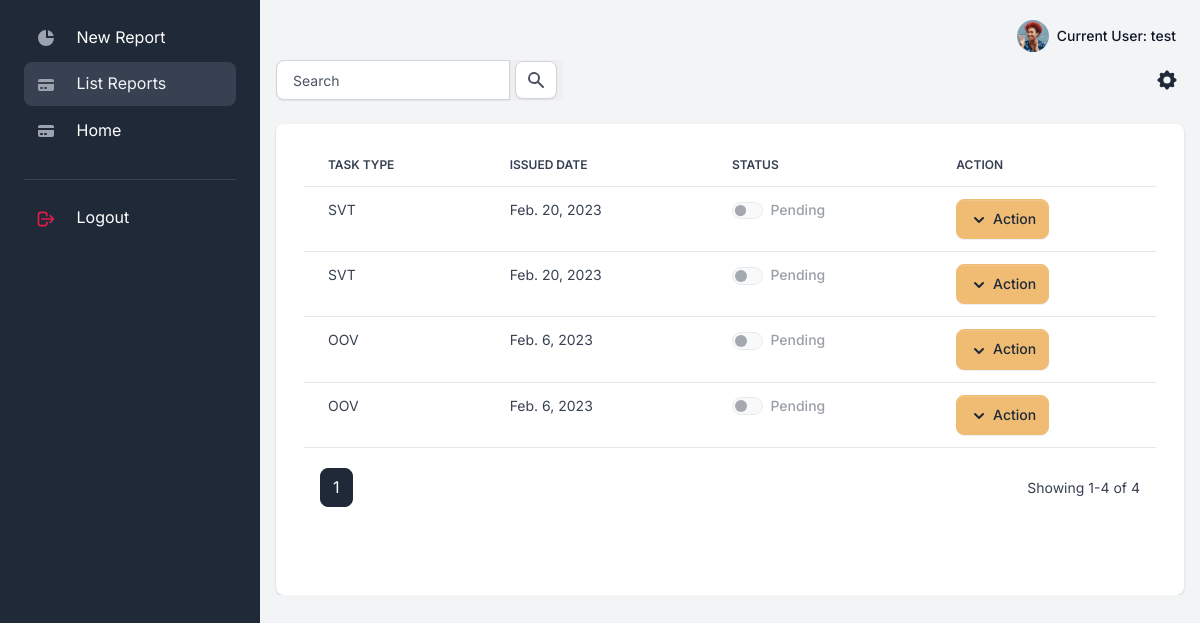
Before: /reports/list (signed in) with the older database file.
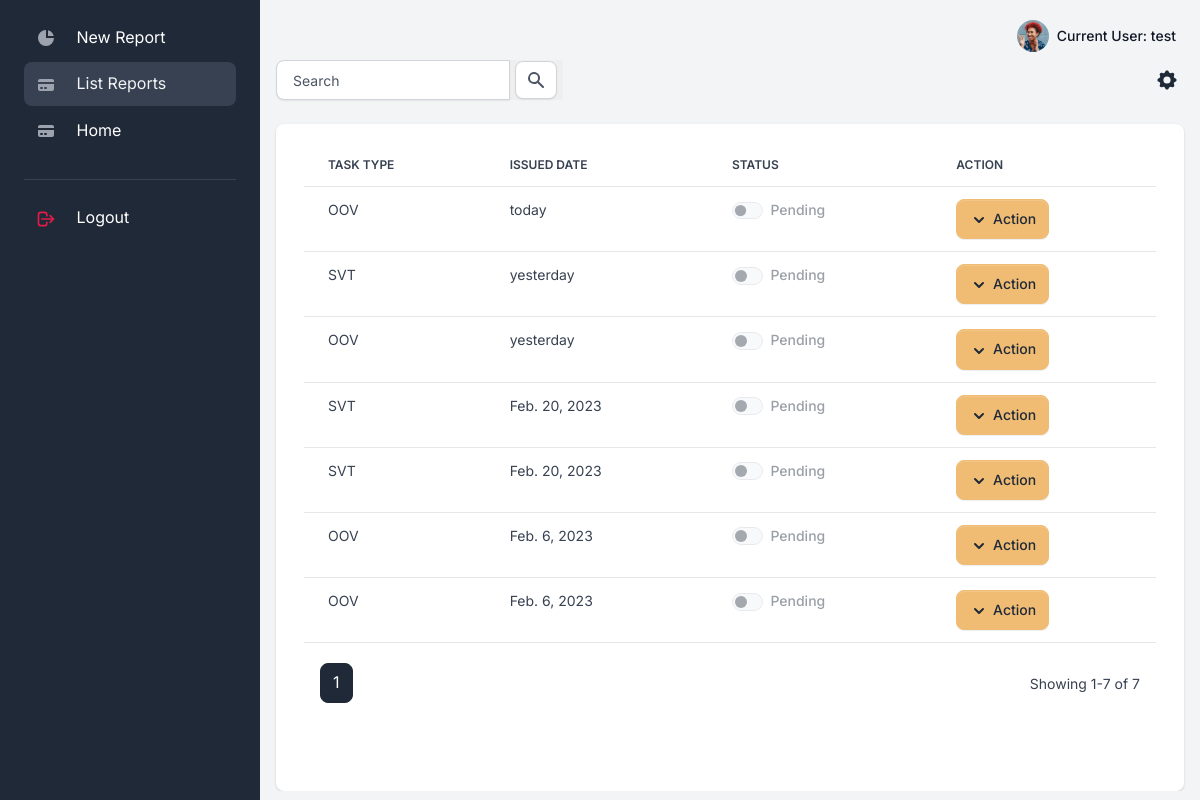
After: the same page with the newer database file.
### apps/reports/models.py (models this page shows, shortened)
class Report(Model):
    STATUS_CHOICES= (
    ('Pending', 'Pending'),
    ('Approved', 'Approved'),
    )
    id=AutoField(primary_key=True,editable=False)
    owner = ForeignKey(Employee,on_delete=SET_NULL,null=True)
    task_type=ForeignKey(Task_type,on_delete=SET_NULL,null=True)
    created_at=DateTimeField(auto_now_add=True)
    status=CharField(max_length=50,choices=STATUS_CHOICES,default='Pending')
    description=TextField(null=True)

class Task_type(Model):
    id=AutoField(primary_key=True,editable=False)
    job_title=ForeignKey(Job_title,on_delete=CASCADE,null=True)
    type = CharField(max_length=50,null=True)
    def __str__(self):
        return self.type

### apps/reports/views.py (the view)
# urls.py: path('list',views.ReportListView.as_view(),name='list'),
class ReportListView(LoginRequiredMixin, View):
    template_name = 'reports/report_list.html'
    paginate_by = 10
    def get(self, request):
        department = Department.objects.all().values_list('department', flat=True)
        strval = request.GET.get("search", False)
        if request.user.is_authenticated:
            if strval:
                query = Q(description__icontains=strval)
                query.add(Q(owner__user__first_name__icontains=strval), Q.OR)
                query.add(Q(owner__user__last_name__icontains=strval), Q.OR)
                query.add(Q(task_type__type__icontains=strval), Q.OR)
                query.add(Q(owner__user=self.request.user), Q.AND)
                report_list = Report.objects.filter(query).select_related().order_by('-created_at')
            else:
                report_list = Report.objects.filter(owner__user=self.request.user).order_by('-created_at')
            paginator = Paginator(report_list, self.paginate_by)
            page_number = request.GET.get('page')
            page_obj = paginator.get_page(page_number)
            context = {
                'page_obj':page_obj,
                'search': strval,
            }
            return render(request, self.template_name, context)

### apps/context_processors.py (called while the page is built)
def cfg_assets_root(request):
    return { 'ASSETS_ROOT' : settings.ASSETS_ROOT }

### apps/reports/models.py (called while the page is built)
    @property
    def fullname(self):
        return self.user.first_name +" "+self.user.last_name

### apps/reports/templatetags/auth_extras.py (called while the page is built)
@register.filter(name='has_group')
def has_group(user, group_name):
    group = Group.objects.get(name=group_name)
    return True if group in user.groups.all() else False

### apps/templates/reports/report_list.html (shortened to what this page needs)
{% extends "layouts/base.html" %}
{% block content %}
{% load humanize %}
  <div class="table-settings mb-4">
      <div class="row align-items-center justify-content-between">
          <div class="col col-md-6 col-lg-3 col-xl-4">
            <form>
            <div class="input-group">
                <input type="text" class="form-control"  placeholder="Search"  name="search"  {% if search %} value="{{ search }}" {% endif %}>
                <button type="submit" style="border: none;">
                <span class="input-group-text" id="basic-addon2">
                    <svg class="icon icon-xs text-gray-600" fill="currentColor" viewBox="0 0 20 20" xmlns="http://www.w3.org/2000/svg"><path fill-rule="evenodd" d="M8 4a4 4 0 100 8 4 4 0 000-8zM2 8a6 6 0 1110.89 3.476l4.817 4.817a1 1 0 01-1.414 1.414l-4.816-4.816A6 6 0 012 8z" clip-rule="evenodd"></path></svg>
                </span>
                </button>
            </div>
        </form>
          </div>
          <div class="col-4 col-md-2 col-xl-1 ps-md-0 text-end">
              <div class="dropdown">
                  <button class="btn btn-link text-dark dropdown-toggle dropdown-toggle-split m-0 p-1" data-bs-toggle="dropdown" aria-haspopup="true" aria-expanded="false">
                  </button>
              </div>
          </div>
      </div>
  </div>
  <div class="card card-body border-0 shadow table-wrapper table-responsive">
    <div class="container-fluid">
        <div class="row mb-5">
      <table class="table table-hover">
          <thead>
              <tr>
                  <th class="border-gray-200">Task Type</th>
                  <th class="border-gray-200">Issued Date</th>
                  <th class="border-gray-200">Status</th>
                  <th class="border-gray-200">Action</th>
              </tr>
          </thead>
          <tbody>
              {% if page_obj%}
              {% for report in page_obj %}
                        <tr>
                            <td><span class="fw-normal">{{report.task_type}}</span></td>
                            <td><span class="fw-normal">{{report.created_at|naturalday}}</span></td>
                            <td>
                                <span class="form-check form-switch">
                                    {% if report.status == 'Approved' %}
                                    <input class="form-check-input" type="checkbox" id="flexSwitchCheckChecked"  checked style="background-color: green;"  disabled>
                                    <label class="form-check-label" for="flexSwitchCheckChecked">Approved</label>
                                    {% else %}
                                    <input class="form-check-input" type="checkbox" id="flexSwitchCheckChecked" disabled>
                                    <label class="form-check-label" for="flexSwitchCheckChecked">Pending</label>
                                    {% endif %}
                                </span>
                            </td>
                            <td>
                                <div class="btn-group">
                                    <button type="button" class="btn btn-secondary dropdown-toggle dropdown-toggle-split" id="dropdownMenuReference" data-bs-toggle="dropdown" aria-expanded="false" data-bs-reference="parent">
                                        <svg class="icon icon-xs" fill="currentColor" viewBox="0 0 20 20" xmlns="http://www.w3.org/2000/svg"><path fill-rule="evenodd" d="M5.293 7.293a1 1 0 011.414 0L10 10.586l3.293-3.293a1 1 0 111.414 1.414l-4 4a1 1 0 01-1.414 0l-4-4a1 1 0 010-1.414z" clip-rule="evenodd"></path></svg>
                                        <span class="">Action</span>
                                    </button>
                                </div>
                            </td>
                        </tr>
                {% endfor %}
              {% endif %}
          </tbody>
      </table>
      <div class="card-footer px-3 border-0 d-flex flex-column flex-lg-row align-items-center justify-content-between">
          <nav aria-label="Page navigation example">
              <ul class="pagination mb-0">
                {% if page_obj %}
                        {% for page_number in page_obj.paginator.page_range %}
                            {% if page_number == page_obj.paginator.ELLIPSIS %}
                                {{page_number}}
                            {% else %}
                                <li {% if page_number == page_obj.number %} class="page-item active" {% else %} class="page-item" {% endif %}>
                                <a class="page-link" href="?page={{ page_number }}">{{page_number}}</a>
                                </li>
                            {% endif %}
                        {% endfor %}
                  {% endif %}
              </ul>
          </nav>
          <div class="fw-normal small mt-4 mt-lg-0">Showing {{ page_obj.start_index }}-{{ page_obj.end_index }} of {{ page_obj.paginator.count }}</div>
      </div>
    </div>
</div>
  </div>
{% endblock content %}

### apps/templates/layouts/base.html (shortened to what this page needs)
<!DOCTYPE html>
<html lang="en">
<head>
<link type="text/css" href="{{ ASSETS_ROOT }}/vendor/sweetalert2/dist/sweetalert2.min.css" rel="stylesheet">
<link type="text/css" href="{{ ASSETS_ROOT }}/vendor/notyf/notyf.min.css" rel="stylesheet">
<link type="text/css" href="{{ ASSETS_ROOT }}/css/volt.css" rel="stylesheet">
</head>
<body>
    {% include 'includes/sidebar.html' %}
    <main class="content">
      {% include 'includes/navigation.html' %}
      {% block content %}{% endblock content %}
    </main>
</body>
</html>

### apps/templates/includes/sidebar.html (shortened to what this page needs)
{% load auth_extras %}
        <nav id="sidebarMenu" class="sidebar d-lg-block bg-gray-800 text-white collapse" data-simplebar>
          <div class="sidebar-inner px-4 pt-3">
            <ul class="nav flex-column pt-3 pt-md-0">
              <li class="nav-item {% if 'create' in request.path %} active {% endif %}">
                <a href="{% url 'reports:create' %}" class="nav-link">
                  <span class="sidebar-icon">
                    <svg class="icon icon-xs me-2" fill="currentColor" viewBox="0 0 20 20" xmlns="http://www.w3.org/2000/svg"><path d="M2 10a8 8 0 018-8v8h8a8 8 0 11-16 0z"></path><path d="M12 2.252A8.014 8.014 0 0117.748 8H12V2.252z"></path></svg>
                  </span>
                  <span class="sidebar-text">New Report</span>
                </a>
              </li>
              <li class="nav-item {% if 'list' in request.path %} active {% endif %}">
                <a href="{% url 'reports:list' %}" class="nav-link">
                  <span class="sidebar-icon">
                  </span>
                  <span class="sidebar-text">List Reports</span>
                </a>
              </li>
              <li class="nav-item {% if 'home' in request.path %} active {% endif %}">
                <a href="{% url 'home:home' %}" class="nav-link">
                  <span class="sidebar-icon">
                  </span>
                  <span class="sidebar-text">Home</span>
                </a>
              </li>
              <li role="separator" class="dropdown-divider mt-4 mb-3 border-gray-700"></li>
              <li class="nav-item">
                <a href="{% url 'logout' %}" class="nav-link">
                    <span class="sidebar-icon">
                        <svg class="icon icon-xs text-danger me-2" fill="none" stroke="currentColor" viewBox="0 0 24 24" xmlns="http://www.w3.org/2000/svg">
                            <path stroke-linecap="round" stroke-linejoin="round" stroke-width="2" d="M17 16l4-4m0 0l-4-4m4 4H7m6 4v1a3 3 0 01-3 3H6a3 3 0 01-3-3V7a3 3 0 013-3h4a3 3 0 013 3v1"></path>
                        </svg>
                    </span>
                    <span class="sidebar-text">Logout</span>
                </a>
              </li>
            </ul>
          </div>
        </nav>

### apps/templates/includes/navigation.html (shortened to what this page needs)
<nav class="navbar navbar-top navbar-expand navbar-dashboard navbar-dark ps-0 pe-2 pb-0" >
              <div class="container-fluid px-0">
                <div class="d-flex justify-content-between w-100" id="navbarSupportedContent">
                  <ul class="navbar-nav align-items-center">
                    <li class="nav-item dropdown ms-lg-3">
                      <a class="nav-link dropdown-toggle pt-1 px-0" href="#" role="button" data-bs-toggle="dropdown" aria-expanded="false">
                        <div class="media d-flex align-items-center">
                          <img class="avatar rounded-circle" alt="Image placeholder" src="{{ ASSETS_ROOT }}/img/team/profile-picture-3.jpg">
                          <div class="media-body ms-2 text-dark align-items-center d-none d-lg-block">
                            <span class="mb-0 font-small fw-bold text-gray-900">
                              Current User: <strong>{{ request.user.username }}</strong>
                            </span>
                          </div>
                        </div>
                      </a>
                    </li>
                  </ul>
                </div>
              </div>
            </nav>

Changed rows visible on the page:
added Report: task_type "OOV", created_at "today"
added Report: task_type "SVT", created_at "yesterday"
added Report: task_type "OOV", created_at "yesterday"
Other visible differences:
{{ page_obj.end_index }}: "4" → "7"
{{ page_obj.paginator.count }}: "4" → "7"
